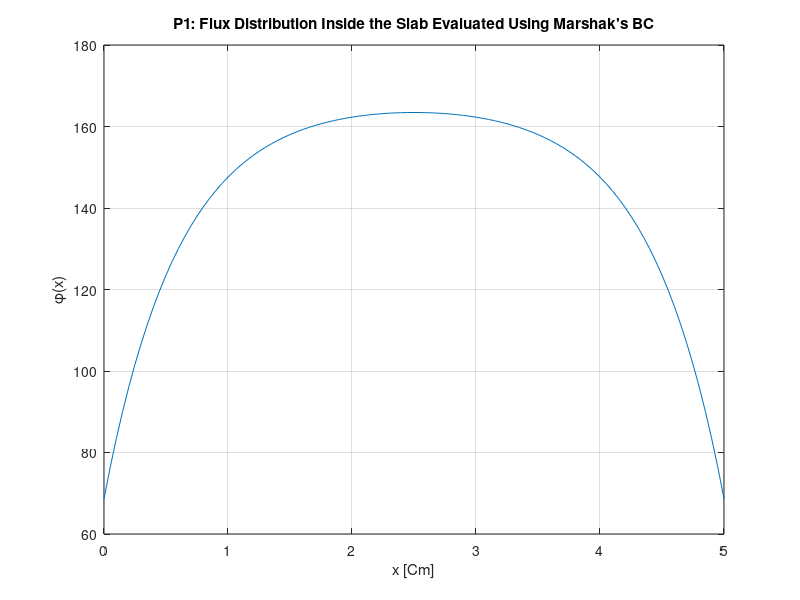

Source code (MATLAB):
% P1 Marshak's BC
clc;
clear;
close all;
seg_t=1.5;seg_s=0.9;Q=100;
L=5;                        % thickness of the whole slab
k=101;                      % number of mesh points
del=L/(k-1);

% Matrices Coefficents
a=-1/(3*del*seg_t);
b=(((seg_t-seg_s)*del)-(2*a));
c=a;
s=Q*del;

% i,j are indices which are indication on the number of mesh points
% Build the S Matrix
for i=1:k
    if i==1 | i==k
        S(i,1)=0;           % Because of the Marshak's BCs
    else
    S(i,1)=s;
    end
end

% Specify the 1st and kth rows of the A Matrix from Marshak's BCs
    A(1,1)=1-2*a;
    A(1,2)=2*a;
    A(k,k-1)=2*a;
    A(k,k)=1-2*a;  
    for j=3:k
        A(1,j)=0;
    end
    for j=1:k-2
        A(k,j)=0;
    end
    
% Build the Coefficient Matrix A
for i=2:k-1
        
    for j=1:k
        
        if j==i-1
            A(i,j)=a;
        elseif j==i
            A(i,j)=b;
        elseif j==i+1
            A(i,j)=c;
        else
            A(i,j)=0;
        end
        
     end
end

% Find the Inverse of (A) and computing phi
D=det(A);
P=inv(A);
phi=P*S

% Plot (phi) vs the width of the slab (x)
x=linspace(0,L,k);
plot(x,phi(:))
    xlabel('x [Cm]')
    ylabel('\phi(x)')
    title('P1: Flux Distribution Inside the Slab Evaluated Using Marshak''s BC')
    grid on